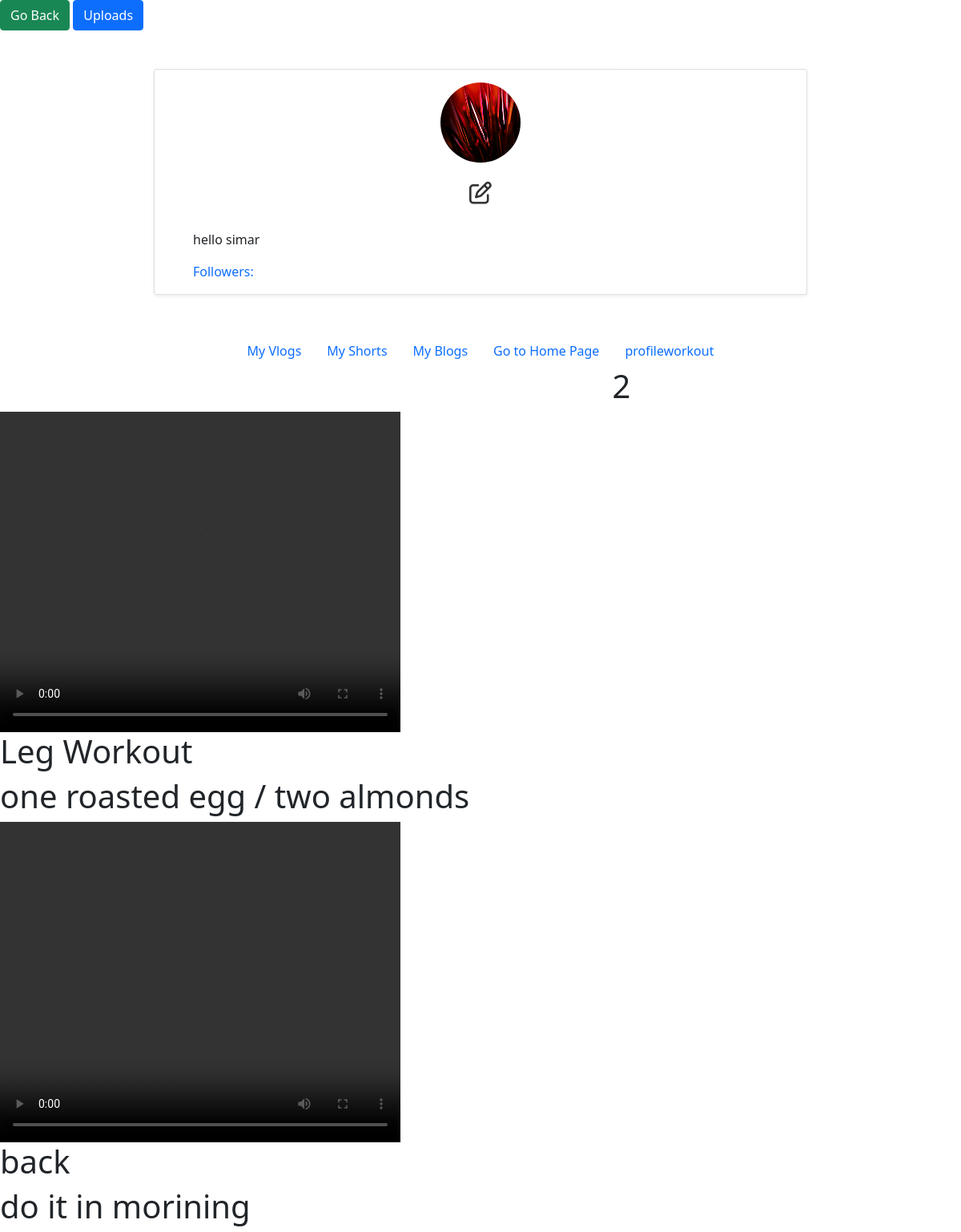
/profileworkout/ (signed in), run on the app's committed database.
### app/models.py (models this page shows, shortened)
class Profile(models.Model):
    user = models.OneToOneField(User,on_delete=models.CASCADE)
    members = models.ManyToManyField(User,related_name="followers",blank=True)
    membership = models.ManyToManyField(User,related_name="followings",blank=True)
    profile_picture = models.ImageField( upload_to='profilepics')

class Uploadworkoutvideo(models.Model):
    user = models.ForeignKey(User, on_delete=models.CASCADE)
    video = models.FileField(upload_to='workoutpost')
    titleofvideo = models.TextField()
    dietdescription = models.TextField()
    country = models.CharField(max_length=100)
    day = models.CharField(max_length=250)
    muscle = models.CharField(max_length=100)
    myworkoutfollowers = models.ManyToManyField(User, related_name='myworkoutfollowers', blank=True)

### app/views.py (the view)
# urls.py: path('profileworkout/',views.profileworkout,name="profileworkout"),
def profileworkout(request):
    profile = Profile.objects.get(user=request.user)
    vlogprofile = VlogPost.objects.filter(user=request.user)
    workoutpost= Uploadworkoutvideo.objects.filter(user=request.user)
    workoutfollowers = workoutpost.count()
    print(workoutfollowers)
    return render(request,'profileworkout.html',{'profile':profile,'vlogprofile':vlogprofile,'workoutpost':workoutpost,'workoutfollowers':workoutfollowers})

### app/templates/profileworkout.html (shortened to what this page needs)
    <link href="https://cdn.jsdelivr.net/npm/bootstrap@5.0.0-beta1/dist/css/bootstrap.min.css" rel="stylesheet">
    <link href="" rel="stylesheet">
</head>
<body>
 <a href="/"> <button type="button" class="btn btn-success mr-2" data-toggle="modal" data-target="#loginModal">
Go Back
  </button></a>
 <a class="btn btn-primary" href="/uploads" role="button">Uploads</a>
    <div class="row justify-content-center mt-5">
        <div class="card shadow-sm col-md-8 col-sm-12 border-bottom px-5 pt-3">
            <div class="text-center">
                <img src="{{profile.profile_picture.url}}" class="rounded-circle" width="100" height="100" />
                <h3 class="py-4">
                    <span>
                            <a href="/edit/{{profile.id}}" class="edit-color"><i class="far fa-edit"></i></a>
                    </span>
                </h3>
            </div>
            <p>hello {{request.user}}</p>
            <div class="mb-3">
                <a href="" class="post-link">Followers:</a>
            </div>
        </div>
    </div>
<ul class="nav justify-content-center" style="padding-top:50px">
  <li class="nav-item">
    <a class="nav-link active" href="/profile">My Vlogs</a>
  </li>
 <li class="nav-item">
    <a class="nav-link active" href="/profileshorts">My Shorts</a>
  </li>
  <li class="nav-item">
    <a class="nav-link active" href="">My Blogs</a>
  </li>
   <li class="nav-item">
    <a class="nav-link active" href="/">Go to Home Page</a>
  </li>
       <li class="nav-item">
    <a class="nav-link active" href="/profileworkout">profileworkout</a>
           <h1>{{workoutfollowers}}</h1>
  </li>
</ul>
{% for x in workoutpost %}
<video class="embed-responsive embed-responsive-16by9" controls="controls"  width="500" height="400" >
      <source src="{{x.video.url}}" type="video/mp4" /></video>
<h1>{{x.titleofvideo}}</h1>
<h1>{{x.dietdescription}}</h1>
{% endfor %}
</body>
</html>

### app/templates/profileworkout.html (style rules this page uses)
.edit-color { color: #333; }
.post-link { text-decoration: none; }

### data on the page
Profile: profile_picture (picture)
Uploadworkoutvideo: titleofvideo "Leg Workout", dietdescription "one roasted egg / two almonds"
Uploadworkoutvideo: titleofvideo "back", dietdescription "do it in morining"

### other printed values
{{ request.user }} "simar"
{{ workoutfollowers }} "2"
